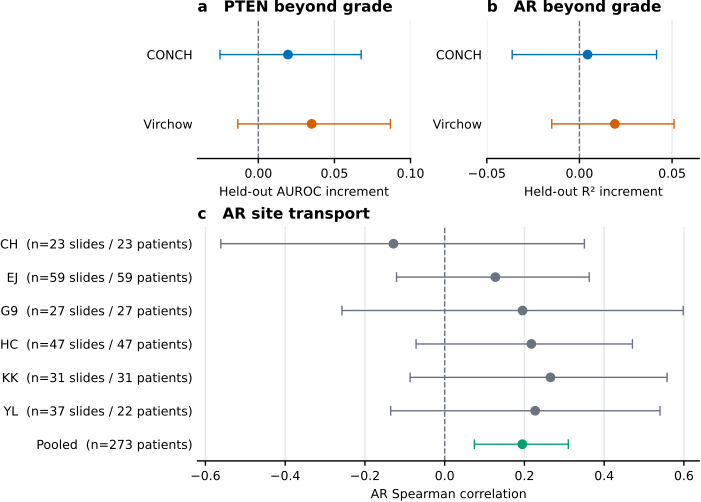

Reproduce this figure in Python.
"""Render grade-adjusted and site audits from the frozen submission CSV."""
from __future__ import annotations

import argparse
from collections.abc import Sequence
from pathlib import Path

import matplotlib

matplotlib.use("Agg")
import matplotlib.pyplot as plt
import numpy as np
import pandas as pd

from projects.prostate_biomarker_validation.paper.figures.style import (
    COLORBLIND_SAFE_PALETTE,
    DOUBLE_COLUMN_MM,
    PANEL_FONT_PT,
    apply_journal_style,
    figure_size,
    save_vector_figure,
)


ROOT = Path(__file__).resolve().parents[4]
DEFAULT_SOURCE = ROOT / "projects/prostate_biomarker_validation/paper/figure_data/fig4_confounder_site_audit.csv"
DEFAULT_OUTPUT = Path(__file__).with_suffix(".pdf")
FIGURE_WIDTH_MM = DOUBLE_COLUMN_MM
SITES = ("CH", "EJ", "G9", "HC", "KK", "YL", "Pooled")
EXPECTED_KEYS = {
    "pten:CONCH:increment", "pten:Virchow:increment",
    "ar:CONCH:increment", "ar:Virchow:increment",
} | {f"ar:site:{site}" for site in SITES}
REQUIRED_COLUMNS = {
    "semantic_key", "target", "audit_type", "site", "encoder", "metric",
    "analysis_unit", "cluster_unit", "interval_type", "n_slides", "n_patients",
    "n_events", "primary_estimate", "ci_low", "ci_high", "null_value",
    "evidence_state", "missingness_status", "missingness_detail", "source_path",
    "source_field",
}


def load_sources(source_paths: Sequence[Path]) -> tuple[pd.DataFrame]:
    """Load the exact confounder/site audit and fail on any semantic drift."""
    if len(source_paths) != 1:
        raise ValueError("Figure 4 requires exactly one source CSV")
    frame = pd.read_csv(Path(source_paths[0]))
    missing = REQUIRED_COLUMNS - set(frame.columns)
    if missing:
        raise ValueError(f"Figure 4 missing required columns: {sorted(missing)}")
    if frame["semantic_key"].isna().any() or frame["semantic_key"].duplicated().any():
        raise ValueError("Figure 4 semantic_key values must be present and unique")
    if set(frame["semantic_key"]) != EXPECTED_KEYS:
        raise ValueError("Figure 4 semantic keys do not match the frozen audit")
    if set(frame["audit_type"]) != {"grade_adjusted_increment", "ar_site_transport"}:
        raise ValueError("Figure 4 requires increment and site-transport audit groups")
    if set(frame["site"]) != set(SITES):
        raise ValueError("Figure 4 site groups do not reconcile")
    if set(frame["encoder"]) != {"CONCH", "Virchow"}:
        raise ValueError("Figure 4 requires both encoder groups")
    for column in ("n_patients", "primary_estimate", "ci_low", "ci_high", "null_value"):
        values = pd.to_numeric(frame[column], errors="coerce").to_numpy(float)
        if not np.isfinite(values).all():
            raise ValueError(f"Figure 4 {column} must be finite")
    estimate = pd.to_numeric(frame["primary_estimate"])
    low = pd.to_numeric(frame["ci_low"])
    high = pd.to_numeric(frame["ci_high"])
    if (low > estimate).any() or (high < estimate).any():
        raise ValueError("Figure 4 intervals must contain their estimates")
    site_rows = frame["audit_type"].eq("ar_site_transport")
    slide_counts = pd.to_numeric(frame.loc[site_rows, "n_slides"], errors="coerce")
    if slide_counts.isna().any() or not np.isfinite(slide_counts).all():
        raise ValueError("Figure 4 site slide counts must be finite")
    if frame["n_events"].notna().any():
        raise ValueError("Figure 4 unrecorded/not-applicable event counts must remain missing")
    for column in ("analysis_unit", "cluster_unit", "interval_type", "evidence_state",
                   "missingness_status", "missingness_detail", "source_path", "source_field"):
        if frame[column].isna().any() or frame[column].astype(str).str.strip().eq("").any():
            raise ValueError(f"Figure 4 {column} must be explicitly populated")
    return (frame.reset_index(drop=True),)


def _forest(axis, rows: pd.DataFrame, y_labels: list[str], xlabel: str,
            colors: list[str] | None = None) -> None:
    rows = rows.reset_index(drop=True)
    y = np.arange(len(rows))
    colors = colors or [COLORBLIND_SAFE_PALETTE[0]] * len(rows)
    for index, row in rows.iterrows():
        estimate = float(row.primary_estimate)
        axis.errorbar(
            estimate, index,
            xerr=[[estimate - float(row.ci_low)], [float(row.ci_high) - estimate]],
            fmt="o", color=colors[index], markersize=6, capsize=3.5,
        )
    axis.axvline(0.0, color="#6B7280", linestyle="--")
    axis.set_yticks(y, y_labels)
    axis.set_ylim(len(rows) - 0.5, -0.5)
    axis.set_xlabel(xlabel)
    axis.grid(axis="x", color="#E5E7EB")
    axis.spines[["top", "right", "left"]].set_visible(False)
    axis.tick_params(axis="y", length=0)


def render(source_paths: Sequence[Path], output_pdf: Path) -> None:
    """Render target-specific increments separately from the AR site forest."""
    (frame,) = load_sources(source_paths)
    apply_journal_style()
    fig = plt.figure(figsize=figure_size(FIGURE_WIDTH_MM, 0.72), constrained_layout=True)
    grid = fig.add_gridspec(2, 2, height_ratios=(0.8, 1.35))
    axis_a = fig.add_subplot(grid[0, 0])
    axis_b = fig.add_subplot(grid[0, 1])
    axis_c = fig.add_subplot(grid[1, :])

    increments = frame[frame.audit_type == "grade_adjusted_increment"]
    pten = increments[increments.target == "PTEN"].sort_values("encoder")
    ar = increments[increments.target == "AR"].sort_values("encoder")
    palette = [COLORBLIND_SAFE_PALETTE[0], COLORBLIND_SAFE_PALETTE[1]]
    _forest(axis_a, pten, pten["encoder"].tolist(), "Held-out AUROC increment", palette)
    axis_a.set_xlim(-0.04, 0.10)
    axis_a.set_title("a   PTEN beyond grade", loc="left", fontweight="bold")

    _forest(axis_b, ar, ar["encoder"].tolist(), "Held-out R² increment", palette)
    axis_b.set_xlim(-0.05, 0.065)
    axis_b.set_xticks([-0.05, 0.0, 0.05])
    axis_b.set_title("b   AR beyond grade", loc="left", fontweight="bold")

    site = frame[frame.audit_type == "ar_site_transport"].set_index("site").loc[list(SITES)]
    labels = []
    for site_name, row in site.iterrows():
        if site_name == "Pooled":
            labels.append(f"Pooled  (n={int(row.n_patients)} patients)")
        else:
            labels.append(
                f"{site_name}  (n={int(row.n_slides)} slides / {int(row.n_patients)} patients)"
            )
    site_colors = [COLORBLIND_SAFE_PALETTE[3]] * 6 + [COLORBLIND_SAFE_PALETTE[2]]
    _forest(axis_c, site, labels, "AR Spearman correlation", site_colors)
    axis_c.set_xlim(-0.62, 0.64)
    axis_c.set_title("c   AR site transport", loc="left", fontweight="bold")
    save_vector_figure(fig, Path(output_pdf))


def main() -> None:
    parser = argparse.ArgumentParser(description=__doc__)
    parser.add_argument("--source", type=Path, default=DEFAULT_SOURCE)
    parser.add_argument("--output", type=Path, default=DEFAULT_OUTPUT)
    args = parser.parse_args()
    render((args.source,), args.output)


if __name__ == "__main__":
    main()
